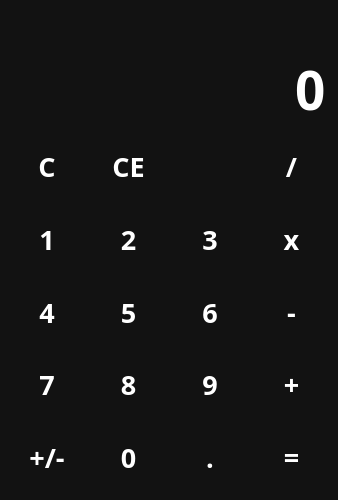
<?xml version="1.0" encoding="UTF-8"?>
<ui version="4.0">
 <class>MainWindow</class>
 <widget class="QMainWindow" name="MainWindow">
  <property name="geometry">
   <rect>
    <x>0</x>
    <y>0</y>
    <width>338</width>
    <height>500</height>
   </rect>
  </property>
  <property name="minimumSize">
   <size>
    <width>338</width>
    <height>500</height>
   </size>
  </property>
  <property name="windowTitle">
   <string>My Calculator</string>
  </property>
  <property name="windowIcon">
   <iconset resource="files.qrc">
    <normaloff>:/icons/icons/outline_calculate_black_24dp.png</normaloff>:/icons/icons/outline_calculate_black_24dp.png</iconset>
  </property>
  <property name="styleSheet">
   <string notr="true">QWidget {
	color: white;
	background-color: #121212;
	font-family: Rubik;
	font-size: 20pt;
	font-weight: 600;
	border:none;
}

QGridLayout {
	background-color: black;
}

QPushButton:hover {
	background-color: #666;
}

QPushButton:pressed {
	background-color: #888;
}</string>
  </property>
  <widget class="QWidget" name="centralwidget">
   <layout class="QVBoxLayout" name="verticalLayout">
    <item>
     <widget class="QLabel" name="label">
      <property name="sizePolicy">
       <sizepolicy hsizetype="Preferred" vsizetype="Maximum">
        <horstretch>0</horstretch>
        <verstretch>0</verstretch>
       </sizepolicy>
      </property>
      <property name="styleSheet">
       <string notr="true">color: #888</string>
      </property>
      <property name="text">
       <string/>
      </property>
      <property name="alignment">
       <set>Qt::AlignRight|Qt::AlignTrailing|Qt::AlignVCenter</set>
      </property>
     </widget>
    </item>
    <item>
     <widget class="QLineEdit" name="line">
      <property name="sizePolicy">
       <sizepolicy hsizetype="Expanding" vsizetype="Maximum">
        <horstretch>0</horstretch>
        <verstretch>0</verstretch>
       </sizepolicy>
      </property>
      <property name="cursor">
       <cursorShape>ForbiddenCursor</cursorShape>
      </property>
      <property name="styleSheet">
       <string notr="true">font-size: 40pt;
border: none;</string>
      </property>
      <property name="text">
       <string>0</string>
      </property>
      <property name="maxLength">
       <number>100</number>
      </property>
      <property name="alignment">
       <set>Qt::AlignRight|Qt::AlignTrailing|Qt::AlignVCenter</set>
      </property>
      <property name="readOnly">
       <bool>true</bool>
      </property>
     </widget>
    </item>
    <item>
     <layout class="QGridLayout" name="gridLayout">
      <item row="4" column="2">
       <widget class="QPushButton" name="point">
        <property name="sizePolicy">
         <sizepolicy hsizetype="Minimum" vsizetype="Expanding">
          <horstretch>0</horstretch>
          <verstretch>0</verstretch>
         </sizepolicy>
        </property>
        <property name="cursor">
         <cursorShape>PointingHandCursor</cursorShape>
        </property>
        <property name="text">
         <string>.</string>
        </property>
        <property name="shortcut">
         <string>.</string>
        </property>
       </widget>
      </item>
      <item row="0" column="0">
       <widget class="QPushButton" name="bC">
        <property name="sizePolicy">
         <sizepolicy hsizetype="Minimum" vsizetype="Expanding">
          <horstretch>0</horstretch>
          <verstretch>0</verstretch>
         </sizepolicy>
        </property>
        <property name="cursor">
         <cursorShape>PointingHandCursor</cursorShape>
        </property>
        <property name="text">
         <string>C</string>
        </property>
       </widget>
      </item>
      <item row="0" column="2">
       <widget class="QPushButton" name="backspace">
        <property name="sizePolicy">
         <sizepolicy hsizetype="Minimum" vsizetype="Expanding">
          <horstretch>0</horstretch>
          <verstretch>0</verstretch>
         </sizepolicy>
        </property>
        <property name="cursor">
         <cursorShape>PointingHandCursor</cursorShape>
        </property>
        <property name="text">
         <string/>
        </property>
        <property name="icon">
         <iconset resource="files.qrc">
          <normaloff>:/icons/icons/outline_backspace_white_24dp.png</normaloff>:/icons/icons/outline_backspace_white_24dp.png</iconset>
        </property>
        <property name="iconSize">
         <size>
          <width>24</width>
          <height>24</height>
         </size>
        </property>
        <property name="shortcut">
         <string>Backspace</string>
        </property>
       </widget>
      </item>
      <item row="3" column="1">
       <widget class="QPushButton" name="b8">
        <property name="sizePolicy">
         <sizepolicy hsizetype="Minimum" vsizetype="Expanding">
          <horstretch>0</horstretch>
          <verstretch>0</verstretch>
         </sizepolicy>
        </property>
        <property name="cursor">
         <cursorShape>PointingHandCursor</cursorShape>
        </property>
        <property name="text">
         <string>8</string>
        </property>
        <property name="shortcut">
         <string>8</string>
        </property>
       </widget>
      </item>
      <item row="4" column="1">
       <widget class="QPushButton" name="b0">
        <property name="sizePolicy">
         <sizepolicy hsizetype="Minimum" vsizetype="Expanding">
          <horstretch>0</horstretch>
          <verstretch>0</verstretch>
         </sizepolicy>
        </property>
        <property name="cursor">
         <cursorShape>PointingHandCursor</cursorShape>
        </property>
        <property name="text">
         <string>0</string>
        </property>
        <property name="shortcut">
         <string>0</string>
        </property>
       </widget>
      </item>
      <item row="0" column="1">
       <widget class="QPushButton" name="bCE">
        <property name="sizePolicy">
         <sizepolicy hsizetype="Minimum" vsizetype="Expanding">
          <horstretch>0</horstretch>
          <verstretch>0</verstretch>
         </sizepolicy>
        </property>
        <property name="cursor">
         <cursorShape>PointingHandCursor</cursorShape>
        </property>
        <property name="text">
         <string>CE</string>
        </property>
        <property name="shortcut">
         <string>Del</string>
        </property>
       </widget>
      </item>
      <item row="4" column="0">
       <widget class="QPushButton" name="pushButton_6">
        <property name="sizePolicy">
         <sizepolicy hsizetype="Minimum" vsizetype="Expanding">
          <horstretch>0</horstretch>
          <verstretch>0</verstretch>
         </sizepolicy>
        </property>
        <property name="cursor">
         <cursorShape>PointingHandCursor</cursorShape>
        </property>
        <property name="text">
         <string>+/-</string>
        </property>
       </widget>
      </item>
      <item row="3" column="2">
       <widget class="QPushButton" name="b9">
        <property name="sizePolicy">
         <sizepolicy hsizetype="Minimum" vsizetype="Expanding">
          <horstretch>0</horstretch>
          <verstretch>0</verstretch>
         </sizepolicy>
        </property>
        <property name="cursor">
         <cursorShape>PointingHandCursor</cursorShape>
        </property>
        <property name="text">
         <string>9</string>
        </property>
        <property name="shortcut">
         <string>9</string>
        </property>
       </widget>
      </item>
      <item row="1" column="2">
       <widget class="QPushButton" name="b3">
        <property name="sizePolicy">
         <sizepolicy hsizetype="Minimum" vsizetype="Expanding">
          <horstretch>0</horstretch>
          <verstretch>0</verstretch>
         </sizepolicy>
        </property>
        <property name="cursor">
         <cursorShape>PointingHandCursor</cursorShape>
        </property>
        <property name="text">
         <string>3</string>
        </property>
        <property name="shortcut">
         <string>3</string>
        </property>
       </widget>
      </item>
      <item row="2" column="0">
       <widget class="QPushButton" name="b4">
        <property name="sizePolicy">
         <sizepolicy hsizetype="Minimum" vsizetype="Expanding">
          <horstretch>0</horstretch>
          <verstretch>0</verstretch>
         </sizepolicy>
        </property>
        <property name="cursor">
         <cursorShape>PointingHandCursor</cursorShape>
        </property>
        <property name="text">
         <string>4</string>
        </property>
        <property name="shortcut">
         <string>4</string>
        </property>
       </widget>
      </item>
      <item row="1" column="0">
       <widget class="QPushButton" name="b1">
        <property name="sizePolicy">
         <sizepolicy hsizetype="Minimum" vsizetype="Expanding">
          <horstretch>0</horstretch>
          <verstretch>0</verstretch>
         </sizepolicy>
        </property>
        <property name="cursor">
         <cursorShape>PointingHandCursor</cursorShape>
        </property>
        <property name="text">
         <string>1</string>
        </property>
        <property name="shortcut">
         <string>1</string>
        </property>
       </widget>
      </item>
      <item row="2" column="2">
       <widget class="QPushButton" name="b6">
        <property name="sizePolicy">
         <sizepolicy hsizetype="Minimum" vsizetype="Expanding">
          <horstretch>0</horstretch>
          <verstretch>0</verstretch>
         </sizepolicy>
        </property>
        <property name="cursor">
         <cursorShape>PointingHandCursor</cursorShape>
        </property>
        <property name="text">
         <string>6</string>
        </property>
        <property name="shortcut">
         <string>6</string>
        </property>
       </widget>
      </item>
      <item row="1" column="1">
       <widget class="QPushButton" name="b2">
        <property name="sizePolicy">
         <sizepolicy hsizetype="Minimum" vsizetype="Expanding">
          <horstretch>0</horstretch>
          <verstretch>0</verstretch>
         </sizepolicy>
        </property>
        <property name="cursor">
         <cursorShape>PointingHandCursor</cursorShape>
        </property>
        <property name="text">
         <string>2</string>
        </property>
        <property name="shortcut">
         <string>2</string>
        </property>
       </widget>
      </item>
      <item row="2" column="1">
       <widget class="QPushButton" name="b5">
        <property name="sizePolicy">
         <sizepolicy hsizetype="Minimum" vsizetype="Expanding">
          <horstretch>0</horstretch>
          <verstretch>0</verstretch>
         </sizepolicy>
        </property>
        <property name="cursor">
         <cursorShape>PointingHandCursor</cursorShape>
        </property>
        <property name="text">
         <string>5</string>
        </property>
       </widget>
      </item>
      <item row="3" column="0">
       <widget class="QPushButton" name="b7">
        <property name="sizePolicy">
         <sizepolicy hsizetype="Minimum" vsizetype="Expanding">
          <horstretch>0</horstretch>
          <verstretch>0</verstretch>
         </sizepolicy>
        </property>
        <property name="cursor">
         <cursorShape>PointingHandCursor</cursorShape>
        </property>
        <property name="text">
         <string>7</string>
        </property>
        <property name="shortcut">
         <string>7</string>
        </property>
       </widget>
      </item>
      <item row="0" column="3">
       <widget class="QPushButton" name="divide">
        <property name="sizePolicy">
         <sizepolicy hsizetype="Minimum" vsizetype="Expanding">
          <horstretch>0</horstretch>
          <verstretch>0</verstretch>
         </sizepolicy>
        </property>
        <property name="cursor">
         <cursorShape>PointingHandCursor</cursorShape>
        </property>
        <property name="text">
         <string>/</string>
        </property>
        <property name="shortcut">
         <string>/</string>
        </property>
       </widget>
      </item>
      <item row="1" column="3">
       <widget class="QPushButton" name="multiply">
        <property name="sizePolicy">
         <sizepolicy hsizetype="Minimum" vsizetype="Expanding">
          <horstretch>0</horstretch>
          <verstretch>0</verstretch>
         </sizepolicy>
        </property>
        <property name="cursor">
         <cursorShape>PointingHandCursor</cursorShape>
        </property>
        <property name="text">
         <string>x</string>
        </property>
        <property name="shortcut">
         <string>*</string>
        </property>
       </widget>
      </item>
      <item row="2" column="3">
       <widget class="QPushButton" name="minus">
        <property name="sizePolicy">
         <sizepolicy hsizetype="Minimum" vsizetype="Expanding">
          <horstretch>0</horstretch>
          <verstretch>0</verstretch>
         </sizepolicy>
        </property>
        <property name="cursor">
         <cursorShape>PointingHandCursor</cursorShape>
        </property>
        <property name="text">
         <string>-</string>
        </property>
        <property name="shortcut">
         <string>-</string>
        </property>
       </widget>
      </item>
      <item row="3" column="3">
       <widget class="QPushButton" name="plus">
        <property name="sizePolicy">
         <sizepolicy hsizetype="Minimum" vsizetype="Expanding">
          <horstretch>0</horstretch>
          <verstretch>0</verstretch>
         </sizepolicy>
        </property>
        <property name="cursor">
         <cursorShape>PointingHandCursor</cursorShape>
        </property>
        <property name="text">
         <string>+</string>
        </property>
        <property name="shortcut">
         <string>+</string>
        </property>
       </widget>
      </item>
      <item row="4" column="3">
       <widget class="QPushButton" name="equal">
        <property name="sizePolicy">
         <sizepolicy hsizetype="Minimum" vsizetype="Expanding">
          <horstretch>0</horstretch>
          <verstretch>0</verstretch>
         </sizepolicy>
        </property>
        <property name="cursor">
         <cursorShape>PointingHandCursor</cursorShape>
        </property>
        <property name="text">
         <string>=</string>
        </property>
        <property name="shortcut">
         <string>=</string>
        </property>
       </widget>
      </item>
     </layout>
    </item>
   </layout>
  </widget>
 </widget>
 <resources>
  <include location="files.qrc"/>
 </resources>
 <connections/>
</ui>
